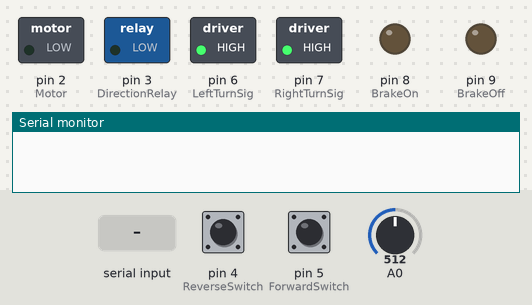
A sketch run on a simulated Arduino Uno, built with avr-gcc and run on an emulated ATmega328P. Parts: switched loads named in the sketch (green lamp = pin HIGH), output pins drawn as LEDs (lit = HIGH), the last lines printed to the serial monitor. The test bench sets the inputs (shaded band); at power-on: pin 4 (ReverseSwitch) LOW, pin 5 (ForwardSwitch) LOW, A0 = 512.

Above: at 1.2 s.
1.3 s: pin 4 (ReverseSwitch) pulled HIGH for 0.15 s
At 1.37 s:
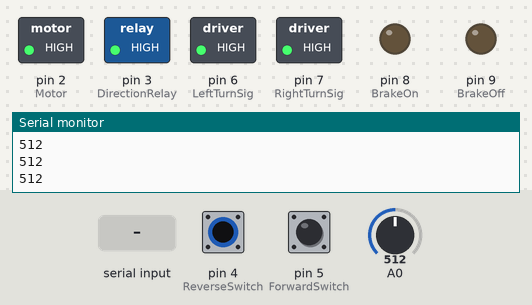
2.9 s: "R:1\n" received over Serial
At 3.6 s:
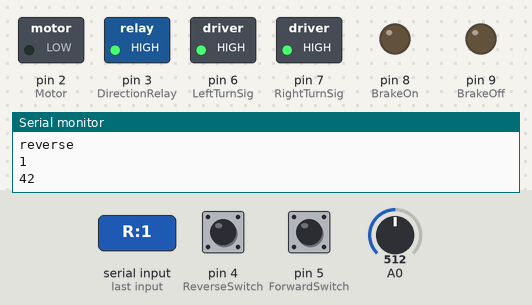
4.4 s: "F:150\n" received over Serial
At 5.1 s:
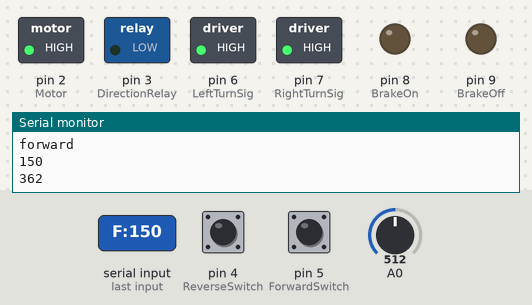
5.9 s: "B:1\n" received over Serial
At 7.8 s:
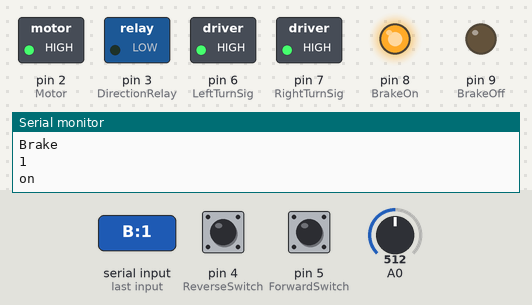
8.9 s: "B:150\n" received over Serial
At 11.3 s:
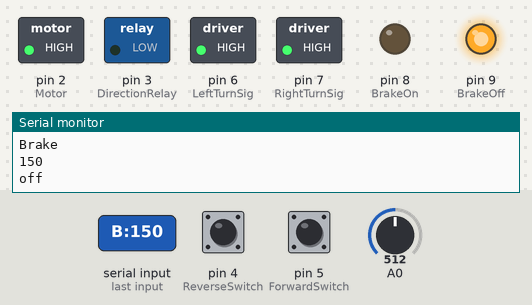
11.9 s: "LL" received over Serial
At 13.2 s:
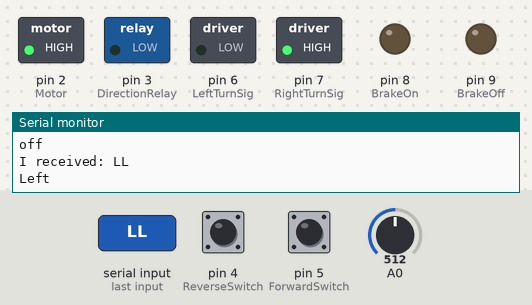
Timing chart, 0 to 14.4 s (numbered marks = the images above; inputs shaded):
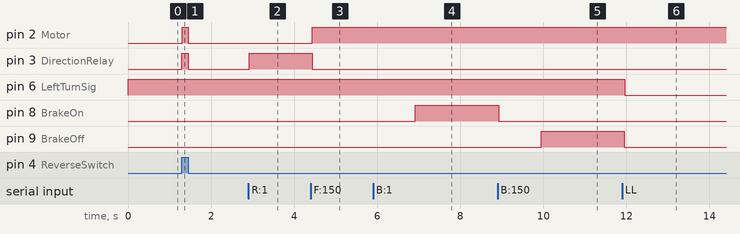

The sketch:

agcp_total.ino
```cpp
String input = ""; // string of command to be acted on
int Motor = 2;     // To send PWM signal to motor controller
int DirectionRelay = 3; // I honestly cannot remember, think it was for referencing which gear is selected?
int ForwardSwitch = 5; // To actuate switch for gear selection on motor controller
int ReverseSwitch = 4; // for reverse gear selection
int LeftTurnSig = 6; // for turning on left blinker
int RightTurnSig = 7; // for right blinker
int BrakeOn = 8;  // for brake circuit, powers on the linear actuator
int BrakeOff = 9; // disengages the brake
int Brake = 0;
void setup()
{
  // put your setup code here, to run once:
  pinMode(Motor,OUTPUT);
  pinMode(DirectionRelay,OUTPUT);
  pinMode(LeftTurnSig,OUTPUT);
  pinMode(RightTurnSig,OUTPUT);
  pinMode(ForwardSwitch,INPUT);
  pinMode(ReverseSwitch,INPUT);
  pinMode(BrakeOn,OUTPUT);
  pinMode(BrakeOff,OUTPUT);
  digitalWrite(BrakeOn,LOW);
  digitalWrite(BrakeOff,LOW);
  digitalWrite(LeftTurnSig, HIGH);
  digitalWrite(RightTurnSig, HIGH);

  Serial.begin(9600);

}

void loop()
{
  int F_Direction = digitalRead(ForwardSwitch);
  int R_Direction = digitalRead(ReverseSwitch);
  int Pedal = analogRead(A0);

  // if a gear is selected (not in neutral)
  while(F_Direction == HIGH || R_Direction == HIGH)
  {
    int F_Direction = digitalRead(ForwardSwitch);
    int R_Direction = digitalRead(ReverseSwitch);
    //Serial.println(F_Direction);
    //Serial.println(R_Direction);

    if(F_Direction == HIGH)
    {
      digitalWrite(DirectionRelay, LOW);
    }
    else if(R_Direction == HIGH)
    {
      digitalWrite(DirectionRelay,HIGH);
    }
    else
    {
      analogWrite(Motor,0);
      digitalWrite(DirectionRelay,LOW);
      break;
    }
    Serial.println(Pedal);
    Pedal = analogRead(A0);

    // if someone is pressing the pedal, disengage "autonomous mode"
    if(Pedal < 80)
    {
      analogWrite(Motor,0);
    }
    else
    {
      // convert percentage to range from 0 to 255 (PWM) and send to motor controller
      int pwm = map(Pedal,80,885,0,255);
      if(R_Direction == HIGH) // if in reverse reverse speed
      {
        analogWrite(Motor,pwm-5);
      }
      else
      {
        analogWrite(Motor,pwm);
      }
    }

  }
  while (Serial.available() > 0) // reading in the input command
  {
    char c = Serial.read();
    input += c;
    delay(5);
  }

  if(input != "") // print input to serial
  {
    Serial.print("I received: ");
    Serial.println(input);
  }
  if(input.substring(0,1) == "S") // "S" is the "off" command for the autonomous mode --> kills power to motor
  {
    analogWrite(Motor,0);
    digitalWrite(DirectionRelay,LOW);
  }

  // here the input is parsed to determine what is being asked
  // format --> "Letter:Percentage"
  if(input.substring(0,input.indexOf(":")) == "R")// R for reverse, followed by the percentage of speed --> same function as forward code block
  {
    digitalWrite(DirectionRelay,HIGH); // set direction relay to high, engaging reverse (LOW for forward)
    Serial.println("reverse");
    input.remove(0,(input.indexOf(":")+1));
    Serial.println(input);
    int pwm = map(input.toInt(),0,100,40,255); // converts the desired percentage to range from 40 to 255
    analogWrite(Motor,pwm); // send PWM signal to motor controller
    Serial.println(pwm);

  }
  else if(input.substring(0,input.indexOf(":")) == "F")// F for forward
  {
    digitalWrite(DirectionRelay,LOW);
    Serial.println("forward");
    input.remove(0,(input.indexOf(":")+1));
    Serial.println(input);
    int pwm = map(input.toInt(),0,100,40,255);
    analogWrite(Motor,pwm);
    Serial.println(pwm);

  }
  else if(input.substring(0,input.indexOf(":")) == "B") // B for brakes
  {
    Serial.println("Brake");
    input.remove(0,(input.indexOf(":")+1));
    Serial.println(input);

    if(input.toInt() == 1) // "1" engages the linear actuator, anything else disengages linear actuator
    {
      delay(500);
      Serial.println("on");
      digitalWrite(BrakeOff,LOW);
      delay(500);
      digitalWrite(BrakeOn,HIGH);
    }
    else
    {
      delay(500);
      Serial.println("off");
      digitalWrite(BrakeOn,LOW);
      delay(500);
      digitalWrite(BrakeOff,HIGH);
    }

    delay(2000);
    digitalWrite(BrakeOn,LOW);
    digitalWrite(BrakeOff,LOW);
  }

  // the following is for turn signals: LL for left, RL for right, FL for hazards, SL for off
  else if(input.substring(0,2) == "LL")
  {
    Serial.println("Left");
    digitalWrite(LeftTurnSig,LOW);
    digitalWrite(RightTurnSig,HIGH);
  }
  else if(input.substring(0,2) == "RL")
  {
    Serial.println("Right");
    digitalWrite(RightTurnSig,LOW);
    digitalWrite(LeftTurnSig,HIGH);
  }
  else if(input.substring(0,2) == "FL")
  {
    Serial.println("Flash");
    digitalWrite(RightTurnSig,LOW);
    digitalWrite(LeftTurnSig,LOW);
  }
  else if(input.substring(0,2) == "SL")
  {
    Serial.println("Flash off");
    digitalWrite(RightTurnSig,HIGH);
    digitalWrite(LeftTurnSig,HIGH);
  }


  input = ""; // clearing input buffer
}
```

Measured:
- after the input at 1.3 s, pin 2 (Motor), pin 3 (DirectionRelay): LOW → HIGH at once, → LOW 0.15 s later
- after the input at 2.9 s, pin 3 (DirectionRelay): LOW → HIGH at once
- after the input at 4.4 s, pin 2 (Motor): LOW → HIGH at once; pin 3 (DirectionRelay): HIGH → LOW at once
- after the input at 5.9 s, pin 8 (BrakeOn): LOW → HIGH after 1.0 s
- after the input at 8.9 s, pin 9 (BrakeOff): LOW → HIGH after 1.1 s
- after the input at 11.9 s, pin 6 (LeftTurnSig): HIGH → LOW after 0.06 s
